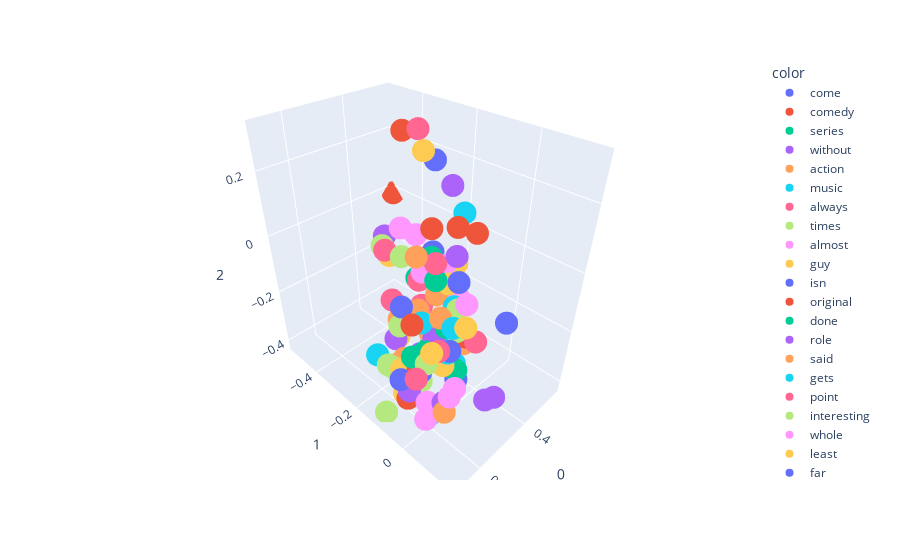

This figure's notebook cell:
### Code cell
import plotly.express as px
fig = px.scatter_3d(X[200:300],x=0,y=1,z=2, color=y[200:300])
fig.show()

### Figure 1 — Plotly figure (JSON) as saved in the notebook; plotly's stock layout.template omitted (floating-point values rounded to 4 significant figures)
{"data": [{"hovertemplate": "color=come<br>0=%{x}<br>1=%{y}<br>2=%{z}<extra></extra>", "legendgroup": "come", "marker": {"color": "#636efa", "symbol": "circle"}, "mode": "markers", "name": "come", "scene": "scene", "showlegend": true, "type": "scatter3d", "x": [0.6615], "y": [-0.03941], "z": [0.01228]}, {"hovertemplate": "color=comedy<br>0=%{x}<br>1=%{y}<br>2=%{z}<extra></extra>", "legendgroup": "comedy", "marker": {"color": "#EF553B", "symbol": "circle"}, "mode": "markers", "name": "comedy", "scene": "scene", "showlegend": true, "type": "scatter3d", "x": [0.5779], "y": [-0.1343], "z": [-0.2921]}, {"hovertemplate": "color=series<br>0=%{x}<br>1=%{y}<br>2=%{z}<extra></extra>", "legendgroup": "series", "marker": {"color": "#00cc96", "symbol": "circle"}, "mode": "markers", "name": "series", "scene": "scene", "showlegend": true, "type": "scatter3d", "x": [0.5919], "y": [-0.02978], "z": [-0.1725]}, {"hovertemplate": "color=without<br>0=%{x}<br>1=%{y}<br>2=%{z}<extra></extra>", "legendgroup": "without", "marker": {"color": "#ab63fa", "symbol": "circle"}, "mode": "markers", "name": "without", "scene": "scene", "showlegend": true, "type": "scatter3d", "x": [0.5242], "y": [0.1498], "z": [-0.2549]}, {"hovertemplate": "color=action<br>0=%{x}<br>1=%{y}<br>2=%{z}<extra></extra>", "legendgroup": "action", "marker": {"color": "#FFA15A", "symbol": "circle"}, "mode": "markers", "name": "action", "scene": "scene", "showlegend": true, "type": "scatter3d", "x": [0.6578], "y": [0.1011], "z": [-0.2392]}, {"hovertemplate": "color=music<br>0=%{x}<br>1=%{y}<br>2=%{z}<extra></extra>", "legendgroup": "music", "marker": {"color": "#19d3f3", "symbol": "circle"}, "mode": "markers", "name": "music", "scene": "scene", "showlegend": true, "type": "scatter3d", "x": [0.4742], "y": [-0.02642], "z": [-0.2973]}, {"hovertemplate": "color=always<br>0=%{x}<br>1=%{y}<br>2=%{z}<extra></extra>", "legendgroup": "always", "marker": {"color": "#FF6692", "symbol": "circle"}, "mode": "markers", "name": "always", "scene": "scene", "showlegend": true, "type": "scatter3d", "x": [0.4794], "y": [-0.279], "z": [-0.2053]}, {"hovertemplate": "color=times<br>0=%{x}<br>1=%{y}<br>2=%{z}<extra></extra>", "legendgroup": "times", "marker": {"color": "#B6E880", "symbol": "circle"}, "mode": "markers", "name": "times", "scene": "scene", "showlegend": true, "type": "scatter3d", "x": [0.6367], "y": [0.01831], "z": [-0.1488]}, {"hovertemplate": "color=almost<br>0=%{x}<br>1=%{y}<br>2=%{z}<extra></extra>", "legendgroup": "almost", "marker": {"color": "#FF97FF", "symbol": "circle"}, "mode": "markers", "name": "almost", "scene": "scene", "showlegend": true, "type": "scatter3d", "x": [0.5689], "y": [0.05679], "z": [-0.2603]}, {"hovertemplate": "color=guy<br>0=%{x}<br>1=%{y}<br>2=%{z}<extra></extra>", "legendgroup": "guy", "marker": {"color": "#FECB52", "symbol": "circle"}, "mode": "markers", "name": "guy", "scene": "scene", "showlegend": true, "type": "scatter3d", "x": [0.4193], "y": [-0.2086], "z": [0.2732]}, {"hovertemplate": "color=isn<br>0=%{x}<br>1=%{y}<br>2=%{z}<extra></extra>", "legendgroup": "isn", "marker": {"color": "#636efa", "symbol": "circle"}, "mode": "markers", "name": "isn", "scene": "scene", "showlegend": true, "type": "scatter3d", "x": [0.4893], "y": [-0.005167], "z": [-0.3348]}, {"hovertemplate": "color=original<br>0=%{x}<br>1=%{y}<br>2=%{z}<extra></extra>", "legendgroup": "original", "marker": {"color": "#EF553B", "symbol": "circle"}, "mode": "markers", "name": "original", "scene": "scene", "showlegend": true, "type": "scatter3d", "x": [0.5991], "y": [-0.08896], "z": [-0.3938]}, {"hovertemplate": "color=done<br>0=%{x}<br>1=%{y}<br>2=%{z}<extra></extra>", "legendgroup": "done", "marker": {"color": "#00cc96", "symbol": "circle"}, "mode": "markers", "name": "done", "scene": "scene", "showlegend": true, "type": "scatter3d", "x": [0.5999], "y": [-0.08317], "z": [-0.2469]}, {"hovertemplate": "color=role<br>0=%{x}<br>1=%{y}<br>2=%{z}<extra></extra>", "legendgroup": "role", "marker": {"color": "#ab63fa", "symbol": "circle"}, "mode": "markers", "name": "role", "scene": "scene", "showlegend": true, "type": "scatter3d", "x": [0.3047], "y": [-0.506], "z": [-0.1516]}, {"hovertemplate": "color=said<br>0=%{x}<br>1=%{y}<br>2=%{z}<extra></extra>", "legendgroup": "said", "marker": {"color": "#FFA15A", "symbol": "circle"}, "mode": "markers", "name": "said", "scene": "scene", "showlegend": true, "type": "scatter3d", "x": [0.5773], "y": [-0.1161], "z": [-0.1082]}, {"hovertemplate": "color=gets<br>0=%{x}<br>1=%{y}<br>2=%{z}<extra></extra>", "legendgroup": "gets", "marker": {"color": "#19d3f3", "symbol": "circle"}, "mode": "markers", "name": "gets", "scene": "scene", "showlegend": true, "type": "scatter3d", "x": [0.3736], "y": [-0.1024], "z": [0.1215]}, {"hovertemplate": "color=point<br>0=%{x}<br>1=%{y}<br>2=%{z}<extra></extra>", "legendgroup": "point", "marker": {"color": "#FF6692", "symbol": "circle"}, "mode": "markers", "name": "point", "scene": "scene", "showlegend": true, "type": "scatter3d", "x": [0.6888], "y": [0.03579], "z": [-0.1492]}, {"hovertemplate": "color=interesting<br>0=%{x}<br>1=%{y}<br>2=%{z}<extra></extra>", "legendgroup": "interesting", "marker": {"color": "#B6E880", "symbol": "circle"}, "mode": "markers", "name": "interesting", "scene": "scene", "showlegend": true, "type": "scatter3d", "x": [0.6631], "y": [-0.1122], "z": [-0.4193]}, {"hovertemplate": "color=whole<br>0=%{x}<br>1=%{y}<br>2=%{z}<extra></extra>", "legendgroup": "whole", "marker": {"color": "#FF97FF", "symbol": "circle"}, "mode": "markers", "name": "whole", "scene": "scene", "showlegend": true, "type": "scatter3d", "x": [0.638], "y": [0.09782], "z": [-0.2031]}, {"hovertemplate": "color=least<br>0=%{x}<br>1=%{y}<br>2=%{z}<extra></extra>", "legendgroup": "least", "marker": {"color": "#FECB52", "symbol": "circle"}, "mode": "markers", "name": "least", "scene": "scene", "showlegend": true, "type": "scatter3d", "x": [0.6409], "y": [-0.06668], "z": [-0.2268]}, {"hovertemplate": "color=far<br>0=%{x}<br>1=%{y}<br>2=%{z}<extra></extra>", "legendgroup": "far", "marker": {"color": "#636efa", "symbol": "circle"}, "mode": "markers", "name": "far", "scene": "scene", "showlegend": true, "type": "scatter3d", "x": [0.5907], "y": [-0.04639], "z": [-0.261]}, {"hovertemplate": "color=ll<br>0=%{x}<br>1=%{y}<br>2=%{z}<extra></extra>", "legendgroup": "ll", "marker": {"color": "#EF553B", "symbol": "circle"}, "mode": "markers", "name": "ll", "scene": "scene", "showlegend": true, "type": "scatter3d", "x": [0.4985], "y": [0.02823], "z": [-0.1442]}, {"hovertemplate": "color=might<br>0=%{x}<br>1=%{y}<br>2=%{z}<extra></extra>", "legendgroup": "might", "marker": {"color": "#00cc96", "symbol": "circle"}, "mode": "markers", "name": "might", "scene": "scene", "showlegend": true, "type": "scatter3d", "x": [0.5296], "y": [0.02519], "z": [-0.2453]}, {"hovertemplate": "color=bit<br>0=%{x}<br>1=%{y}<br>2=%{z}<extra></extra>", "legendgroup": "bit", "marker": {"color": "#ab63fa", "symbol": "circle"}, "mode": "markers", "name": "bit", "scene": "scene", "showlegend": true, "type": "scatter3d", "x": [0.5567], "y": [-0.08201], "z": [-0.2397]}, {"hovertemplate": "color=am<br>0=%{x}<br>1=%{y}<br>2=%{z}<extra></extra>", "legendgroup": "am", "marker": {"color": "#FFA15A", "symbol": "circle"}, "mode": "markers", "name": "am", "scene": "scene", "showlegend": true, "type": "scatter3d", "x": [0.4396], "y": [-0.02605], "z": [-0.2432]}, {"hovertemplate": "color=feel<br>0=%{x}<br>1=%{y}<br>2=%{z}<extra></extra>", "legendgroup": "feel", "marker": {"color": "#19d3f3", "symbol": "circle"}, "mode": "markers", "name": "feel", "scene": "scene", "showlegend": true, "type": "scatter3d", "x": [0.638], "y": [0.03115], "z": [-0.3312]}, {"hovertemplate": "color=last<br>0=%{x}<br>1=%{y}<br>2=%{z}<extra></extra>", "legendgroup": "last", "marker": {"color": "#FF6692", "symbol": "circle"}, "mode": "markers", "name": "last", "scene": "scene", "showlegend": true, "type": "scatter3d", "x": [0.5336], "y": [-0.1109], "z": [-0.01488]}, {"hovertemplate": "color=script<br>0=%{x}<br>1=%{y}<br>2=%{z}<extra></extra>", "legendgroup": "script", "marker": {"color": "#B6E880", "symbol": "circle"}, "mode": "markers", "name": "script", "scene": "scene", "showlegend": true, "type": "scatter3d", "x": [0.5219], "y": [-0.112], "z": [-0.3995]}, {"hovertemplate": "color=family<br>0=%{x}<br>1=%{y}<br>2=%{z}<extra></extra>", "legendgroup": "family", "marker": {"color": "#FF97FF", "symbol": "circle"}, "mode": "markers", "name": "family", "scene": "scene", "showlegend": true, "type": "scatter3d", "x": [0.5294], "y": [-0.1255], "z": [0.1133]}, {"hovertemplate": "color=minutes<br>0=%{x}<br>1=%{y}<br>2=%{z}<extra></extra>", "legendgroup": "minutes", "marker": {"color": "#FECB52", "symbol": "circle"}, "mode": "markers", "name": "minutes", "scene": "scene", "showlegend": true, "type": "scatter3d", "x": [0.6711], "y": [0.06766], "z": [-0.0547]}, {"hovertemplate": "color=away<br>0=%{x}<br>1=%{y}<br>2=%{z}<extra></extra>", "legendgroup": "away", "marker": {"color": "#636efa", "symbol": "circle"}, "mode": "markers", "name": "away", "scene": "scene", "showlegend": true, "type": "scatter3d", "x": [0.5434], "y": [0.03026], "z": [0.05708]}, {"hovertemplate": "color=yet<br>0=%{x}<br>1=%{y}<br>2=%{z}<extra></extra>", "legendgroup": "yet", "marker": {"color": "#EF553B", "symbol": "circle"}, "mode": "markers", "name": "yet", "scene": "scene", "showlegend": true, "type": "scatter3d", "x": [0.6167], "y": [-0.03046], "z": [-0.2061]}, {"hovertemplate": "color=anything<br>0=%{x}<br>1=%{y}<br>2=%{z}<extra></extra>", "legendgroup": "anything", "marker": {"color": "#00cc96", "symbol": "circle"}, "mode": "markers", "name": "anything", "scene": "scene", "showlegend": true, "type": "scatter3d", "x": [0.6203], "y": [-0.04693], "z": [-0.1827]}, {"hovertemplate": "color=making<br>0=%{x}<br>1=%{y}<br>2=%{z}<extra></extra>", "legendgroup": "making", "marker": {"color": "#ab63fa", "symbol": "circle"}, "mode": "markers", "name": "making", "scene": "scene", "showlegend": true, "type": "scatter3d", "x": [0.6376], "y": [0.07848], "z": [-0.2399]}, {"hovertemplate": "color=since<br>0=%{x}<br>1=%{y}<br>2=%{z}<extra></extra>", "legendgroup": "since", "marker": {"color": "#FFA15A", "symbol": "circle"}, "mode": "markers", "name": "since", "scene": "scene", "showlegend": true, "type": "scatter3d", "x": [0.5855], "y": [-0.1322], "z": [-0.1272]}, {"hovertemplate": "color=tv<br>0=%{x}<br>1=%{y}<br>2=%{z}<extra></extra>", "legendgroup": "tv", "marker": {"color": "#19d3f3", "symbol": "circle"}, "mode": "markers", "name": "tv", "scene": "scene", "showlegend": true, "type": "scatter3d", "x": [0.5728], "y": [-0.06165], "z": [-0.1051]}, {"hovertemplate": "color=girl<br>0=%{x}<br>1=%{y}<br>2=%{z}<extra></extra>", "legendgroup": "girl", "marker": {"color": "#FF6692", "symbol": "circle"}, "mode": "markers", "name": "girl", "scene": "scene", "showlegend": true, "type": "scatter3d", "x": [0.3969], "y": [-0.2504], "z": [0.3127]}, {"hovertemplate": "color=probably<br>0=%{x}<br>1=%{y}<br>2=%{z}<extra></extra>", "legendgroup": "probably", "marker": {"color": "#B6E880", "symbol": "circle"}, "mode": "markers", "name": "probably", "scene": "scene", "showlegend": true, "type": "scatter3d", "x": [0.6477], "y": [-0.0929], "z": [-0.2349]}, {"hovertemplate": "color=kind<br>0=%{x}<br>1=%{y}<br>2=%{z}<extra></extra>", "legendgroup": "kind", "marker": {"color": "#FF97FF", "symbol": "circle"}, "mode": "markers", "name": "kind", "scene": "scene", "showlegend": true, "type": "scatter3d", "x": [0.6612], "y": [0.04644], "z": [-0.2456]}, {"hovertemplate": "color=performance<br>0=%{x}<br>1=%{y}<br>2=%{z}<extra></extra>", "legendgroup": "performance", "marker": {"color": "#FECB52", "symbol": "circle"}, "mode": "markers", "name": "performance", "scene": "scene", "showlegend": true, "type": "scatter3d", "x": [0.2931], "y": [-0.4966], "z": [-0.2333]}, {"hovertemplate": "color=woman<br>0=%{x}<br>1=%{y}<br>2=%{z}<extra></extra>", "legendgroup": "woman", "marker": {"color": "#636efa", "symbol": "circle"}, "mode": "markers", "name": "woman", "scene": "scene", "showlegend": true, "type": "scatter3d", "x": [0.3799], "y": [-0.2042], "z": [0.2383]}, {"hovertemplate": "color=day<br>0=%{x}<br>1=%{y}<br>2=%{z}<extra></extra>", "legendgroup": "day", "marker": {"color": "#EF553B", "symbol": "circle"}, "mode": "markers", "name": "day", "scene": "scene", "showlegend": true, "type": "scatter3d", "x": [0.5614], "y": [-0.04193], "z": [0.1784]}, {"hovertemplate": "color=hard<br>0=%{x}<br>1=%{y}<br>2=%{z}<extra></extra>", "legendgroup": "hard", "marker": {"color": "#00cc96", "symbol": "circle"}, "mode": "markers", "name": "hard", "scene": "scene", "showlegend": true, "type": "scatter3d", "x": [0.5437], "y": [-0.05653], "z": [-0.2035]}, {"hovertemplate": "color=anyone<br>0=%{x}<br>1=%{y}<br>2=%{z}<extra></extra>", "legendgroup": "anyone", "marker": {"color": "#ab63fa", "symbol": "circle"}, "mode": "markers", "name": "anyone", "scene": "scene", "showlegend": true, "type": "scatter3d", "x": [0.5468], "y": [-0.04123], "z": [-0.1645]}, {"hovertemplate": "color=fun<br>0=%{x}<br>1=%{y}<br>2=%{z}<extra></extra>", "legendgroup": "fun", "marker": {"color": "#FFA15A", "symbol": "circle"}, "mode": "markers", "name": "fun", "scene": "scene", "showlegend": true, "type": "scatter3d", "x": [0.6034], "y": [-0.09585], "z": [-0.2342]}, {"hovertemplate": "color=found<br>0=%{x}<br>1=%{y}<br>2=%{z}<extra></extra>", "legendgroup": "found", "marker": {"color": "#19d3f3", "symbol": "circle"}, "mode": "markers", "name": "found", "scene": "scene", "showlegend": true, "type": "scatter3d", "x": [0.5362], "y": [-0.001017], "z": [-0.1952]}, {"hovertemplate": "color=worst<br>0=%{x}<br>1=%{y}<br>2=%{z}<extra></extra>", "legendgroup": "worst", "marker": {"color": "#FF6692", "symbol": "circle"}, "mode": "markers", "name": "worst", "scene": "scene", "showlegend": true, "type": "scatter3d", "x": [0.4685], "y": [-0.07109], "z": [-0.2532]}, {"hovertemplate": "color=sure<br>0=%{x}<br>1=%{y}<br>2=%{z}<extra></extra>", "legendgroup": "sure", "marker": {"color": "#B6E880", "symbol": "circle"}, "mode": "markers", "name": "sure", "scene": "scene", "showlegend": true, "type": "scatter3d", "x": [0.6564], "y": [-0.1019], "z": [-0.2252]}, {"hovertemplate": "color=each<br>0=%{x}<br>1=%{y}<br>2=%{z}<extra></extra>", "legendgroup": "each", "marker": {"color": "#FF97FF", "symbol": "circle"}, "mode": "markers", "name": "each", "scene": "scene", "showlegend": true, "type": "scatter3d", "x": [0.5376], "y": [0.05326], "z": [0.0008851]}, {"hovertemplate": "color=rather<br>0=%{x}<br>1=%{y}<br>2=%{z}<extra></extra>", "legendgroup": "rather", "marker": {"color": "#FECB52", "symbol": "circle"}, "mode": "markers", "name": "rather", "scene": "scene", "showlegend": true, "type": "scatter3d", "x": [0.5499], "y": [-0.003255], "z": [-0.2337]}, {"hovertemplate": "color=our<br>0=%{x}<br>1=%{y}<br>2=%{z}<extra></extra>", "legendgroup": "our", "marker": {"color": "#636efa", "symbol": "circle"}, "mode": "markers", "name": "our", "scene": "scene", "showlegend": true, "type": "scatter3d", "x": [0.4928], "y": [0.1392], "z": [-0.0309]}, {"hovertemplate": "color=played<br>0=%{x}<br>1=%{y}<br>2=%{z}<extra></extra>", "legendgroup": "played", "marker": {"color": "#EF553B", "symbol": "circle"}, "mode": "markers", "name": "played", "scene": "scene", "showlegend": true, "type": "scatter3d", "x": [0.2403], "y": [-0.5259], "z": [-0.01787]}, {"hovertemplate": "color=looking<br>0=%{x}<br>1=%{y}<br>2=%{z}<extra></extra>", "legendgroup": "looking", "marker": {"color": "#00cc96", "symbol": "circle"}, "mode": "markers", "name": "looking", "scene": "scene", "showlegend": true, "type": "scatter3d", "x": [0.5173], "y": [-0.08249], "z": [0.06134]}, {"hovertemplate": "color=believe<br>0=%{x}<br>1=%{y}<br>2=%{z}<extra></extra>", "legendgroup": "believe", "marker": {"color": "#ab63fa", "symbol": "circle"}, "mode": "markers", "name": "believe", "scene": "scene", "showlegend": true, "type": "scatter3d", "x": [0.5827], "y": [-0.1509], "z": [-0.212]}, {"hovertemplate": "color=screen<br>0=%{x}<br>1=%{y}<br>2=%{z}<extra></extra>", "legendgroup": "screen", "marker": {"color": "#FFA15A", "symbol": "circle"}, "mode": "markers", "name": "screen", "scene": "scene", "showlegend": true, "type": "scatter3d", "x": [0.5313], "y": [-0.1153], "z": [-0.1182]}, {"hovertemplate": "color=although<br>0=%{x}<br>1=%{y}<br>2=%{z}<extra></extra>", "legendgroup": "although", "marker": {"color": "#19d3f3", "symbol": "circle"}, "mode": "markers", "name": "although", "scene": "scene", "showlegend": true, "type": "scatter3d", "x": [0.5785], "y": [-0.2418], "z": [-0.3408]}, {"hovertemplate": "color=especially<br>0=%{x}<br>1=%{y}<br>2=%{z}<extra></extra>", "legendgroup": "especially", "marker": {"color": "#FF6692", "symbol": "circle"}, "mode": "markers", "name": "especially", "scene": "scene", "showlegend": true, "type": "scatter3d", "x": [0.3718], "y": [-0.2595], "z": [-0.2769]}, {"hovertemplate": "color=let<br>0=%{x}<br>1=%{y}<br>2=%{z}<extra></extra>", "legendgroup": "let", "marker": {"color": "#B6E880", "symbol": "circle"}, "mode": "markers", "name": "let", "scene": "scene", "showlegend": true, "type": "scatter3d", "x": [0.5306], "y": [0.02198], "z": [-0.1078]}, {"hovertemplate": "color=trying<br>0=%{x}<br>1=%{y}<br>2=%{z}<extra></extra>", "legendgroup": "trying", "marker": {"color": "#FF97FF", "symbol": "circle"}, "mode": "markers", "name": "trying", "scene": "scene", "showlegend": true, "type": "scatter3d", "x": [0.5447], "y": [-0.0878], "z": [0.02798]}, {"hovertemplate": "color=having<br>0=%{x}<br>1=%{y}<br>2=%{z}<extra></extra>", "legendgroup": "having", "marker": {"color": "#FECB52", "symbol": "circle"}, "mode": "markers", "name": "having", "scene": "scene", "showlegend": true, "type": "scatter3d", "x": [0.4908], "y": [-0.04602], "z": [-0.01537]}, {"hovertemplate": "color=dvd<br>0=%{x}<br>1=%{y}<br>2=%{z}<extra></extra>", "legendgroup": "dvd", "marker": {"color": "#636efa", "symbol": "circle"}, "mode": "markers", "name": "dvd", "scene": "scene", "showlegend": true, "type": "scatter3d", "x": [0.5827], "y": [0.04565], "z": [-0.1246]}, {"hovertemplate": "color=put<br>0=%{x}<br>1=%{y}<br>2=%{z}<extra></extra>", "legendgroup": "put", "marker": {"color": "#EF553B", "symbol": "circle"}, "mode": "markers", "name": "put", "scene": "scene", "showlegend": true, "type": "scatter3d", "x": [0.6696], "y": [0.003283], "z": [-0.01123]}, {"hovertemplate": "color=course<br>0=%{x}<br>1=%{y}<br>2=%{z}<extra></extra>", "legendgroup": "course", "marker": {"color": "#00cc96", "symbol": "circle"}, "mode": "markers", "name": "course", "scene": "scene", "showlegend": true, "type": "scatter3d", "x": [0.5062], "y": [-0.1452], "z": [-0.039]}, {"hovertemplate": "color=three<br>0=%{x}<br>1=%{y}<br>2=%{z}<extra></extra>", "legendgroup": "three", "marker": {"color": "#ab63fa", "symbol": "circle"}, "mode": "markers", "name": "three", "scene": "scene", "showlegend": true, "type": "scatter3d", "x": [0.454], "y": [-0.05402], "z": [0.04752]}, {"hovertemplate": "color=place<br>0=%{x}<br>1=%{y}<br>2=%{z}<extra></extra>", "legendgroup": "place", "marker": {"color": "#FFA15A", "symbol": "circle"}, "mode": "markers", "name": "place", "scene": "scene", "showlegend": true, "type": "scatter3d", "x": [0.6484], "y": [0.07053], "z": [0.03728]}, {"hovertemplate": "color=set<br>0=%{x}<br>1=%{y}<br>2=%{z}<extra></extra>", "legendgroup": "set", "marker": {"color": "#19d3f3", "symbol": "circle"}, "mode": "markers", "name": "set", "scene": "scene", "showlegend": true, "type": "scatter3d", "x": [0.6397], "y": [0.0998], "z": [0.0209]}, {"hovertemplate": "color=everything<br>0=%{x}<br>1=%{y}<br>2=%{z}<extra></extra>", "legendgroup": "everything", "marker": {"color": "#FF6692", "symbol": "circle"}, "mode": "markers", "name": "everything", "scene": "scene", "showlegend": true, "type": "scatter3d", "x": [0.6151], "y": [0.03861], "z": [-0.1072]}, {"hovertemplate": "color=once<br>0=%{x}<br>1=%{y}<br>2=%{z}<extra></extra>", "legendgroup": "once", "marker": {"color": "#B6E880", "symbol": "circle"}, "mode": "markers", "name": "once", "scene": "scene", "showlegend": true, "type": "scatter3d", "x": [0.5678], "y": [-0.1374], "z": [0.06129]}, {"hovertemplate": "color=comes<br>0=%{x}<br>1=%{y}<br>2=%{z}<extra></extra>", "legendgroup": "comes", "marker": {"color": "#FF97FF", "symbol": "circle"}, "mode": "markers", "name": "comes", "scene": "scene", "showlegend": true, "type": "scatter3d", "x": [0.4695], "y": [-0.08164], "z": [0.01465]}, {"hovertemplate": "color=book<br>0=%{x}<br>1=%{y}<br>2=%{z}<extra></extra>", "legendgroup": "book", "marker": {"color": "#FECB52", "symbol": "circle"}, "mode": "markers", "name": "book", "scene": "scene", "showlegend": true, "type": "scatter3d", "x": [0.5676], "y": [-0.1551], "z": [-0.2159]}, {"hovertemplate": "color=maybe<br>0=%{x}<br>1=%{y}<br>2=%{z}<extra></extra>", "legendgroup": "maybe", "marker": {"color": "#636efa", "symbol": "circle"}, "mode": "markers", "name": "maybe", "scene": "scene", "showlegend": true, "type": "scatter3d", "x": [0.6704], "y": [-0.038], "z": [-0.222]}, {"hovertemplate": "color=goes<br>0=%{x}<br>1=%{y}<br>2=%{z}<extra></extra>", "legendgroup": "goes", "marker": {"color": "#EF553B", "symbol": "circle"}, "mode": "markers", "name": "goes", "scene": "scene", "showlegend": true, "type": "scatter3d", "x": [0.4411], "y": [-0.06605], "z": [0.1215]}, {"hovertemplate": "color=ending<br>0=%{x}<br>1=%{y}<br>2=%{z}<extra></extra>", "legendgroup": "ending", "marker": {"color": "#00cc96", "symbol": "circle"}, "mode": "markers", "name": "ending", "scene": "scene", "showlegend": true, "type": "scatter3d", "x": [0.6171], "y": [0.06242], "z": [-0.2689]}, {"hovertemplate": "color=different<br>0=%{x}<br>1=%{y}<br>2=%{z}<extra></extra>", "legendgroup": "different", "marker": {"color": "#ab63fa", "symbol": "circle"}, "mode": "markers", "name": "different", "scene": "scene", "showlegend": true, "type": "scatter3d", "x": [0.6648], "y": [-0.01336], "z": [-0.2492]}, {"hovertemplate": "color=shows<br>0=%{x}<br>1=%{y}<br>2=%{z}<extra></extra>", "legendgroup": "shows", "marker": {"color": "#FFA15A", "symbol": "circle"}, "mode": "markers", "name": "shows", "scene": "scene", "showlegend": true, "type": "scatter3d", "x": [0.5402], "y": [-0.06031], "z": [-0.1606]}, {"hovertemplate": "color=worth<br>0=%{x}<br>1=%{y}<br>2=%{z}<extra></extra>", "legendgroup": "worth", "marker": {"color": "#19d3f3", "symbol": "circle"}, "mode": "markers", "name": "worth", "scene": "scene", "showlegend": true, "type": "scatter3d", "x": [0.4634], "y": [-0.07136], "z": [-0.3258]}, {"hovertemplate": "color=someone<br>0=%{x}<br>1=%{y}<br>2=%{z}<extra></extra>", "legendgroup": "someone", "marker": {"color": "#FF6692", "symbol": "circle"}, "mode": "markers", "name": "someone", "scene": "scene", "showlegend": true, "type": "scatter3d", "x": [0.557], "y": [-0.03195], "z": [0.08649]}, {"hovertemplate": "color=actor<br>0=%{x}<br>1=%{y}<br>2=%{z}<extra></extra>", "legendgroup": "actor", "marker": {"color": "#B6E880", "symbol": "circle"}, "mode": "markers", "name": "actor", "scene": "scene", "showlegend": true, "type": "scatter3d", "x": [0.3336], "y": [-0.4862], "z": [-0.1689]}, {"hovertemplate": "color=sense<br>0=%{x}<br>1=%{y}<br>2=%{z}<extra></extra>", "legendgroup": "sense", "marker": {"color": "#FF97FF", "symbol": "circle"}, "mode": "markers", "name": "sense", "scene": "scene", "showlegend": true, "type": "scatter3d", "x": [0.6632], "y": [0.04442], "z": [-0.3116]}, {"hovertemplate": "color=true<br>0=%{x}<br>1=%{y}<br>2=%{z}<extra></extra>", "legendgroup": "true", "marker": {"color": "#FECB52", "symbol": "circle"}, "mode": "markers", "name": "true", "scene": "scene", "showlegend": true, "type": "scatter3d", "x": [0.5901], "y": [-0.1127], "z": [-0.3984]}, {"hovertemplate": "color=main<br>0=%{x}<br>1=%{y}<br>2=%{z}<extra></extra>", "legendgroup": "main", "marker": {"color": "#636efa", "symbol": "circle"}, "mode": "markers", "name": "main", "scene": "scene", "showlegend": true, "type": "scatter3d", "x": [0.5086], "y": [-0.1389], "z": [-0.1773]}, {"hovertemplate": "color=black<br>0=%{x}<br>1=%{y}<br>2=%{z}<extra></extra>", "legendgroup": "black", "marker": {"color": "#EF553B", "symbol": "circle"}, "mode": "markers", "name": "black", "scene": "scene", "showlegend": true, "type": "scatter3d", "x": [0.3965], "y": [-0.03953], "z": [0.09681]}, {"hovertemplate": "color=watched<br>0=%{x}<br>1=%{y}<br>2=%{z}<extra></extra>", "legendgroup": "watched", "marker": {"color": "#00cc96", "symbol": "circle"}, "mode": "markers", "name": "watched", "scene": "scene", "showlegend": true, "type": "scatter3d", "x": [0.5174], "y": [-0.02591], "z": [-0.1329]}, {"hovertemplate": "color=night<br>0=%{x}<br>1=%{y}<br>2=%{z}<extra></extra>", "legendgroup": "night", "marker": {"color": "#ab63fa", "symbol": "circle"}, "mode": "markers", "name": "night", "scene": "scene", "showlegend": true, "type": "scatter3d", "x": [0.5127], "y": [-0.02759], "z": [0.2723]}, {"hovertemplate": "color=american<br>0=%{x}<br>1=%{y}<br>2=%{z}<extra></extra>", "legendgroup": "american", "marker": {"color": "#FFA15A", "symbol": "circle"}, "mode": "markers", "name": "american", "scene": "scene", "showlegend": true, "type": "scatter3d", "x": [0.4919], "y": [-0.0859], "z": [-0.07199]}, {"hovertemplate": "color=high<br>0=%{x}<br>1=%{y}<br>2=%{z}<extra></extra>", "legendgroup": "high", "marker": {"color": "#19d3f3", "symbol": "circle"}, "mode": "markers", "name": "high", "scene": "scene", "showlegend": true, "type": "scatter3d", "x": [0.4929], "y": [-0.02221], "z": [-0.07488]}, {"hovertemplate": "color=play<br>0=%{x}<br>1=%{y}<br>2=%{z}<extra></extra>", "legendgroup": "play", "marker": {"color": "#FF6692", "symbol": "circle"}, "mode": "markers", "name": "play", "scene": "scene", "showlegend": true, "type": "scatter3d", "x": [0.4688], "y": [-0.3151], "z": [-0.04696]}, {"hovertemplate": "color=reason<br>0=%{x}<br>1=%{y}<br>2=%{z}<extra></extra>", "legendgroup": "reason", "marker": {"color": "#B6E880", "symbol": "circle"}, "mode": "markers", "name": "reason", "scene": "scene", "showlegend": true, "type": "scatter3d", "x": [0.6284], "y": [-0.08318], "z": [-0.09398]}, {"hovertemplate": "color=together<br>0=%{x}<br>1=%{y}<br>2=%{z}<extra></extra>", "legendgroup": "together", "marker": {"color": "#FF97FF", "symbol": "circle"}, "mode": "markers", "name": "together", "scene": "scene", "showlegend": true, "type": "scatter3d", "x": [0.4439], "y": [-0.04962], "z": [-0.08819]}, {"hovertemplate": "color=looks<br>0=%{x}<br>1=%{y}<br>2=%{z}<extra></extra>", "legendgroup": "looks", "marker": {"color": "#FECB52", "symbol": "circle"}, "mode": "markers", "name": "looks", "scene": "scene", "showlegend": true, "type": "scatter3d", "x": [0.3623], "y": [-0.1298], "z": [-0.05516]}, {"hovertemplate": "color=year<br>0=%{x}<br>1=%{y}<br>2=%{z}<extra></extra>", "legendgroup": "year", "marker": {"color": "#636efa", "symbol": "circle"}, "mode": "markers", "name": "year", "scene": "scene", "showlegend": true, "type": "scatter3d", "x": [0.4447], "y": [-0.1459], "z": [0.0144]}, {"hovertemplate": "color=father<br>0=%{x}<br>1=%{y}<br>2=%{z}<extra></extra>", "legendgroup": "father", "marker": {"color": "#EF553B", "symbol": "circle"}, "mode": "markers", "name": "father", "scene": "scene", "showlegend": true, "type": "scatter3d", "x": [0.3511], "y": [-0.3584], "z": [0.2693]}, {"hovertemplate": "color=everyone<br>0=%{x}<br>1=%{y}<br>2=%{z}<extra></extra>", "legendgroup": "everyone", "marker": {"color": "#00cc96", "symbol": "circle"}, "mode": "markers", "name": "everyone", "scene": "scene", "showlegend": true, "type": "scatter3d", "x": [0.5302], "y": [-0.05462], "z": [0.01142]}, {"hovertemplate": "color=effects<br>0=%{x}<br>1=%{y}<br>2=%{z}<extra></extra>", "legendgroup": "effects", "marker": {"color": "#ab63fa", "symbol": "circle"}, "mode": "markers", "name": "effects", "scene": "scene", "showlegend": true, "type": "scatter3d", "x": [0.5835], "y": [0.1637], "z": [-0.2043]}, {"hovertemplate": "color=money<br>0=%{x}<br>1=%{y}<br>2=%{z}<extra></extra>", "legendgroup": "money", "marker": {"color": "#FFA15A", "symbol": "circle"}, "mode": "markers", "name": "money", "scene": "scene", "showlegend": true, "type": "scatter3d", "x": [0.6102], "y": [-0.04229], "z": [0.1252]}, {"hovertemplate": "color=wasn<br>0=%{x}<br>1=%{y}<br>2=%{z}<extra></extra>", "legendgroup": "wasn", "marker": {"color": "#19d3f3", "symbol": "circle"}, "mode": "markers", "name": "wasn", "scene": "scene", "showlegend": true, "type": "scatter3d", "x": [0.4563], "y": [-0.05645], "z": [-0.23]}, {"hovertemplate": "color=war<br>0=%{x}<br>1=%{y}<br>2=%{z}<extra></extra>", "legendgroup": "war", "marker": {"color": "#FF6692", "symbol": "circle"}, "mode": "markers", "name": "war", "scene": "scene", "showlegend": true, "type": "scatter3d", "x": [0.5932], "y": [0.1289], "z": [-0.03092]}, {"hovertemplate": "color=half<br>0=%{x}<br>1=%{y}<br>2=%{z}<extra></extra>", "legendgroup": "half", "marker": {"color": "#B6E880", "symbol": "circle"}, "mode": "markers", "name": "half", "scene": "scene", "showlegend": true, "type": "scatter3d", "x": [0.544], "y": [0.03198], "z": [-0.02383]}, {"hovertemplate": "color=job<br>0=%{x}<br>1=%{y}<br>2=%{z}<extra></extra>", "legendgroup": "job", "marker": {"color": "#FF97FF", "symbol": "circle"}, "mode": "markers", "name": "job", "scene": "scene", "showlegend": true, "type": "scatter3d", "x": [0.4143], "y": [-0.3054], "z": [0.009096]}, {"hovertemplate": "color=left<br>0=%{x}<br>1=%{y}<br>2=%{z}<extra></extra>", "legendgroup": "left", "marker": {"color": "#FECB52", "symbol": "circle"}, "mode": "markers", "name": "left", "scene": "scene", "showlegend": true, "type": "scatter3d", "x": [0.6207], "y": [0.1198], "z": [0.02246]}], "layout": {"legend": {"title": {"text": "color"}, "tracegroupgap": 0}, "margin": {"t": 60}, "scene": {"domain": {"x": [0, 1], "y": [0, 1]}, "xaxis": {"title": {"text": "0"}}, "yaxis": {"title": {"text": "1"}}, "zaxis": {"title": {"text": "2"}}}}}
